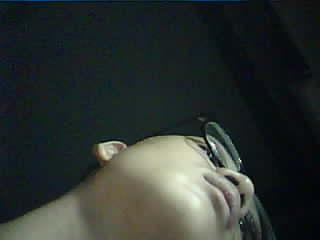
#> input picture real_data/2026-06-23 23:37:07.jpg, 320 x 240 px
$ python -i main.py   (imports and definitions only)
#> lines starting #> are read from the running program, lines starting #| are printed output that depends on the picture
#> further down, picture is the input picture: shape (240, 320, 3); mean B, G, R 48.7, 51.4, 45.1
from lib import *

# [1 line that did not run here, left out]

url = "http://192.168.1.22/capture"


def white_balance(img):
    img = img.astype(np.float32)

    b, g, r = cv2.split(img)

    avg_b = np.mean(b)
    avg_g = np.mean(g)
    avg_r = np.mean(r)

    avg = (avg_b + avg_g + avg_r) / 3

    b = b * avg / avg_b
    g = g * avg / avg_g
    r = r * avg / avg_r

    img = cv2.merge([b, g, r])

    img = np.clip(img, 0, 255).astype(np.uint8)

    return img

def clahe(img):

    lab = cv2.cvtColor(img, cv2.COLOR_BGR2LAB)
#> lab: shape (240, 320, 3); mean of channels 0, 1, 2 50.3, 125.1, 128.5

    l, a, b = cv2.split(lab)
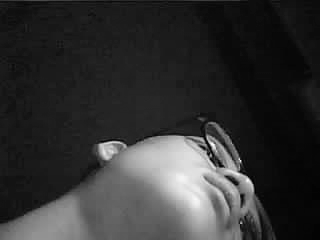
#> l: shape (240, 320); min 0, max 255, mean 50.3
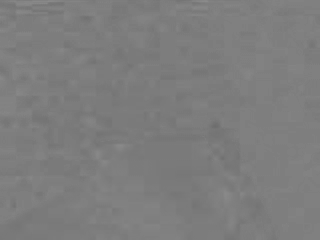
#> a: shape (240, 320); min 109, max 139, mean 125.1
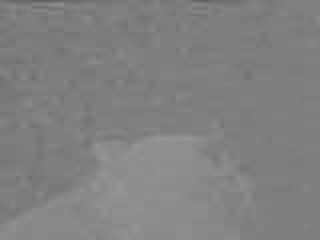
#> b: shape (240, 320); min 95, max 150, mean 128.5

    clahe = cv2.createCLAHE(
        clipLimit=2.0,
        tileGridSize=(8,8)
    )

    l = clahe.apply(l)
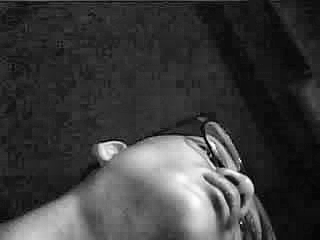
#> l: shape (240, 320); min 1, max 255, mean 60.1

    lab = cv2.merge((l,a,b))
#> lab: shape (240, 320, 3); mean of channels 0, 1, 2 60.1, 125.1, 128.5

    return cv2.cvtColor(lab, cv2.COLOR_LAB2BGR)
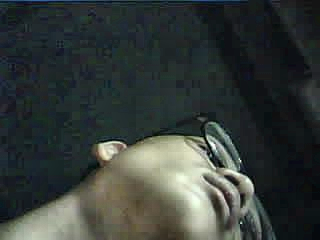
#> returned value: shape (240, 320, 3); mean B, G, R 57.1, 60, 53.6

def sharpen(img):

    kernel = np.array([
        [0,-1,0],
        [-1,5,-1],
        [0,-1,0]
    ])

    return cv2.filter2D(img,-1,kernel)

# [68 lines not run here, left out]

>>> import cv2
>>> picture = cv2.imread('../real_data/2026-06-23 23:37:07.jpg')
>>> result = clahe(picture)

$ run again, on real_data/2026-06-23 23:37:12.jpg
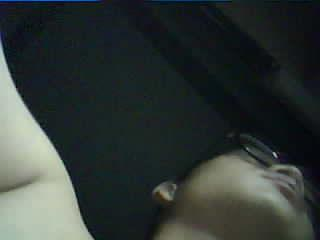
#> input picture real_data/2026-06-23 23:37:12.jpg, 320 x 240 px
#> picture is the input picture: shape (240, 320, 3); mean B, G, R 53.7, 56, 48.7
#> in clahe, `l = clahe.apply(l)`:
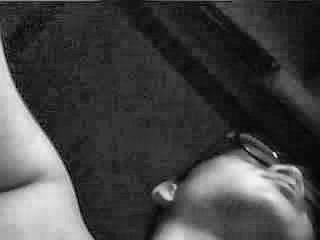
#> l: shape (240, 320); min 3, max 245, mean 68.7
#> in clahe, `return cv2.cvtColor(lab, cv2.COLOR_LAB2BGR)`:
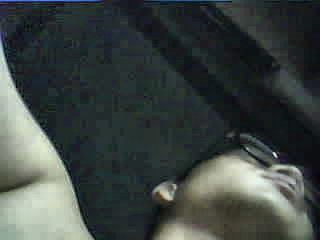
#> returned value: shape (240, 320, 3); mean B, G, R 65.8, 68.3, 60.9

$ run again, on real_data/2026-06-23 23:37:17.jpg
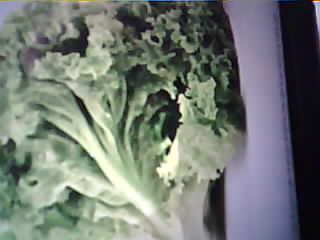
#> input picture real_data/2026-06-23 23:37:17.jpg, 320 x 240 px
#> picture is the input picture: shape (240, 320, 3); mean B, G, R 115.8, 121.9, 115.3
#> in clahe, `l = clahe.apply(l)`:
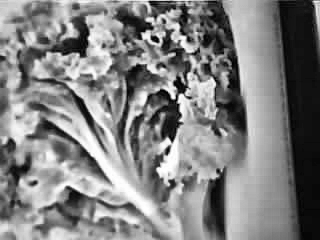
#> l: shape (240, 320); min 0, max 255, mean 129.3
#> in clahe, `return cv2.cvtColor(lab, cv2.COLOR_LAB2BGR)`:
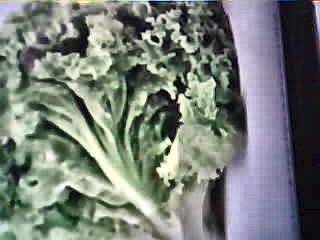
#> returned value: shape (240, 320, 3); mean B, G, R 119.6, 125.7, 119.1

$ run again, on real_data/2026-06-23 23:37:28.jpg
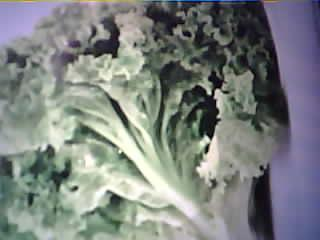
#> input picture real_data/2026-06-23 23:37:28.jpg, 320 x 240 px
#> picture is the input picture: shape (240, 320, 3); mean B, G, R 128.4, 130.2, 125.2
#> in clahe, `l, a, b = cv2.split(lab)`:
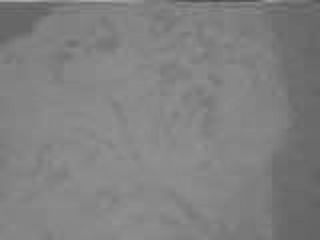
#> b: shape (240, 320); min 76, max 172, mean 128.2
#> in clahe, `return cv2.cvtColor(lab, cv2.COLOR_LAB2BGR)`:
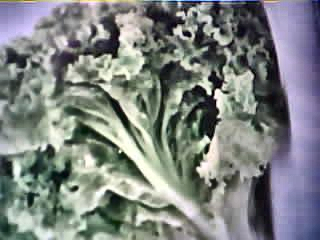
#> returned value: shape (240, 320, 3); mean B, G, R 129.8, 131.3, 126.5
